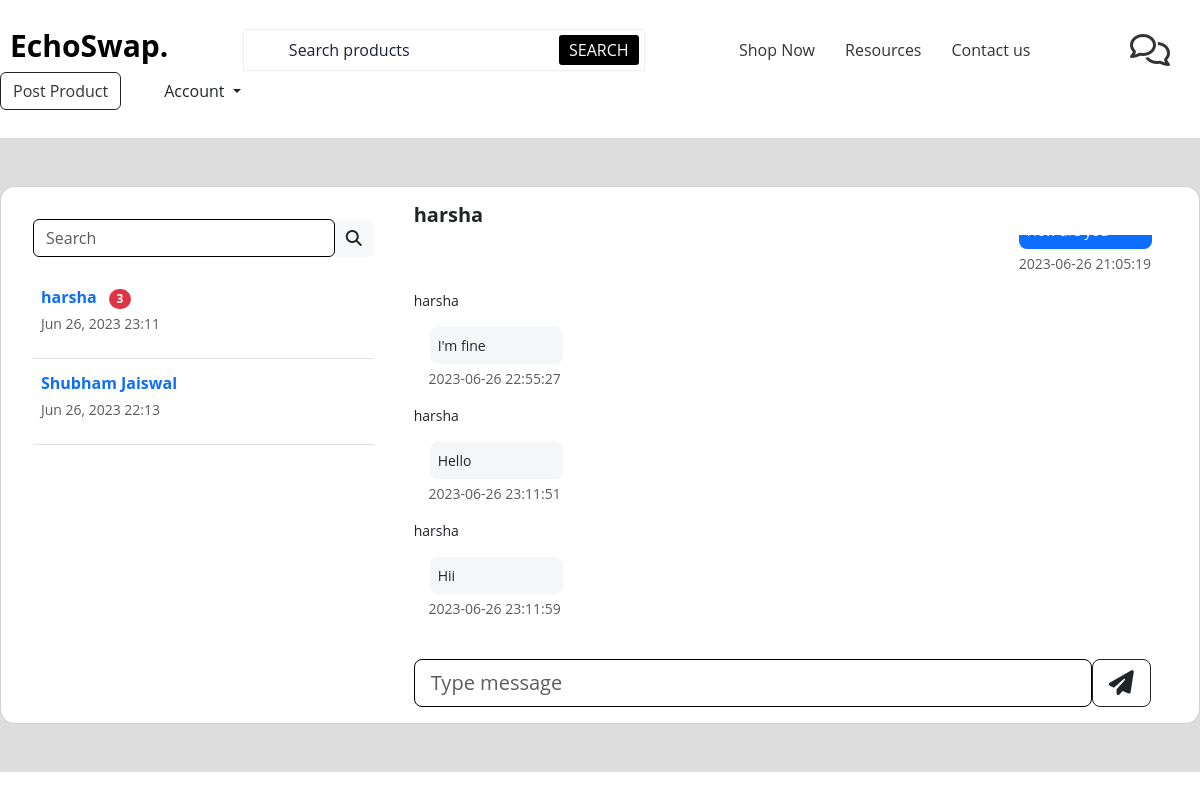
The page /chat.php?userid=sYSr37xTHr04py7RSWTT (signed in) on the database its author committed.
### tables this page shows
CREATE TABLE `users` (
  `id` varchar(255) NOT NULL,
  `name` varchar(255) NOT NULL,
  `number` bigint(255) NOT NULL,
  `email` varchar(255) NOT NULL,
  `password` varchar(255) NOT NULL
);

CREATE TABLE `chat` (
  `msd_id` int(11) NOT NULL,
  `sender_id` varchar(100) NOT NULL,
  `sender_name` varchar(255) NOT NULL,
  `receiver_id` varchar(100) NOT NULL,
  `receiver_name` varchar(255) NOT NULL,
  `msg_content` varchar(255) NOT NULL,
  `msg_status` text NOT NULL,
  `msg_date` timestamp NOT NULL DEFAULT current_timestamp()
);

### chat.php (the view, shortened to what this page needs)
<?php
include 'config.php';
if (isset($_COOKIE['user_id'])) {
    $user_id = $_COOKIE['user_id'];
} else {
    $user_id = '';
    header('location:login.php');
}
?>
<!DOCTYPE html>
<html lang="en">
<head>
    <link href="https://cdn.jsdelivr.net/npm/bootstrap@5.3.0/dist/css/bootstrap.min.css" rel="stylesheet"
 />
    <link rel="stylesheet" href="https://cdnjs.cloudflare.com/ajax/libs/font-awesome/6.2.0/css/all.min.css">
    <link rel="stylesheet" href="css/complete.css">
</head>
<body>
    <?php include "Header2.php" ?>
    <section style="background-color: #DDD;">
        <div class="chat_container py-5">
            <div class="row">
                <div class="col-md-12">
                    <div class="card" id="chat3" style="border-radius: 15px;">
                        <div class="card-body">
                            <div class="row">
                                <div class="col-md-6 col-lg-5 col-xl-4 mb-4 mb-md-0">
                                    <div class="p-3">
                                        <div class="input-group rounded mb-3">
                                            <input type="search" class="form-control rounded" placeholder="Search"
                                                aria-label="Search" aria-describedby="search-addon" />
                                            <span class="input-group-text border-0" id="search-addon">
                                                <i class="fas fa-search"></i>
                                            </span>
                                        </div>
                                        <div class="user_interface" data-mdb-perfect-scrollbar="true"
                                            style="position: relative; height: 400px">
                                            <ul class="list-unstyled mb-0">
                                                <?php
                                                $query = "SELECT DISTINCT users.id, users.name FROM users
                                                        LEFT JOIN chat ON users.id = chat.receiver_id
                                                        WHERE chat.sender_id = '$user_id' OR users.id IN (SELECT sender_id FROM chat WHERE receiver_id = '$user_id')
                                                        OR users.id = (SELECT sender_id FROM chat WHERE receiver_id = '$user_id' ORDER BY msg_date ASC LIMIT 1)
                                                        ORDER BY users.name ASC";
                                                $run_user = mysqli_query($conn, $query);
                                                while ($row = mysqli_fetch_assoc($run_user)) {
                                                    $userid = $row['id'];
                                                    $user_name = $row['name'];
                                                    $unread_query = "SELECT COUNT(*) AS unread_count, MAX(msg_date) AS last_msg_date FROM chat WHERE sender_id = '$userid' AND receiver_id = '$user_id' AND msg_status = 'unread'";
                                                    $run_unread = mysqli_query($conn, $unread_query);
                                                    $unread_row = mysqli_fetch_assoc($run_unread);
                                                    $unread_count = $unread_row['unread_count'];
                                                    $last_msg_date = $unread_row['last_msg_date'];
                                                    $chat_history_query = "SELECT MAX(msg_date) AS last_msg_date FROM chat WHERE (sender_id = '$userid' AND receiver_id = '$user_id') OR (sender_id = '$user_id' AND receiver_id = '$userid')";
                                                    $run_chat_history = mysqli_query($conn, $chat_history_query);
                                                    $chat_history_row = mysqli_fetch_assoc($run_chat_history);
                                                    $last_chat_date = $chat_history_row['last_msg_date'];
                                                    $display_date = ($last_msg_date != null) ? $last_msg_date : $last_chat_date;
                                                    echo '<li class="p-2 border-bottom">
                                                        <a href="chat.php?userid=' . $userid . '" class="d-flex justify-content-between">
                                                            <div class="d-flex flex-row">
                                                                <div class="pt-1">
                                                                    <p class="fw-bold mb-0"><a href="chat.php?userid=' . $userid . '" style="text-decoration:none">' . $user_name . '</a></p>
                                                                </div>';
                                                    if ($unread_count > 0) {
                                                        echo '<div class="pt-1" style="margin-left:12px">
                                                                        <span class="badge bg-danger rounded-pill">' . $unread_count . '</span>
                                                                    </div>';
                                                    }
                                                    echo '</div>
                                                            <div class="pt-1">
                                                                <p class="small text-muted">' . ($display_date ? date("M d, Y H:i", strtotime($display_date)) : "Just now") . '</p>
                                                            </div>
                                                        </a>
                                                    </li>';
                                                }
                                                ?>
                                            </ul>
                                        </div>
                                    </div>
                                </div>
                                <?php
                                if (isset($_GET['userid'])) {
                                    global $conn;
                                    $get_userid = $_GET['userid'];
                                    $get_user = "select * from users where id='$get_userid'";
                                    $run_user = mysqli_query($conn, $get_user);
                                    $row_user = mysqli_fetch_array($run_user);
                                    $username = $row_user['name'];
                                    $userid = $row_user['id'];
                                    ?>
                                    <div class="col-md-6 col-lg-7 col-xl-8">
                                        <div class="user_det">
                                            <h5 style="font-weight:bold">
                                                <?= $username ?>
                                            </h5>
                                        </div>
                                        <div class="pt-3 pe-3 chat_interface" data-mdb-perfect-scrollbar="true"
                                            style="position: relative; height: 400px" id="chatbox">
                                            <?php
                                            $sel_msg = "select * from chat where(sender_id='$user_id' AND receiver_id='$userid') OR (sender_id='$userid' AND receiver_id='$user_id') ORDER by 1 ASC";
                                            $run_msg = mysqli_query($conn, $sel_msg);
                                            while ($row_msg = mysqli_fetch_assoc($run_msg)) {
                                                $sender_name = $row_msg['sender_name'];
                                                $sender_id = $row_msg['sender_id'];
                                                $receiver_id = $row_msg['receiver_id'];
                                                $msg_content = $row_msg['msg_content'];
                                                $msg_date = $row_msg['msg_date'];
                                                if ($user_id == $sender_id and $userid == $receiver_id) {
                                                    echo '<div class="d-flex flex-row justify-content-end">
                                                <div>
                                                    <p class="small" style="text-align:right">' . $sender_name . '</p>
                                                    <p class="small p-2 me-3 mb-1 text-white rounded-3 bg-primary">' . $msg_content . '</p>
                                                    <p class="small me-3 mb-3 rounded-3 text-muted">' . $msg_date . '</p>
                                                </div>
                                            </div>';
                                                } else if ($userid == $sender_id and $user_id == $receiver_id) {
                                                    echo '<div class="d-flex flex-row justify-content-start">
                                            <div>
                                                <p class="small" style="text-align:left">' . $sender_name . '</p>
                                                <p class="small p-2 ms-3 mb-1 rounded-3"
                                                    style="background-color: #f5f6f7;">' . $msg_content . '</p>
                                                <p class="small ms-3 mb-3 rounded-3 text-muted float-end">' . $msg_date . '</p>
                                            </div>
                                        </div>';
                                                }
                                            } ?>
        </div>
                                        <div class="text-muted d-flex justify-content-start align-items-center pe-3 pt-3 mt-2">
                                            <form action="" method="post" name="messageForm">
                                                <div class="send_msg" style="float:left">
                                                    <input type="text" class="form-control form-control-lg"
                                                        id="exampleFormControlInput2" placeholder="Type message"
                                                        name="msg_content">
                                                </div>
                                                <button class="btn btn-outline-dark btn-lg" id="sendBtn" type="submit" name="submit"><i
                                                        class="fas fa-paper-plane fa-lg"></i></button>
                                            </form>
                                        </div>
                                    </div>
                                <?php } ?>
                            </div>
                        </div>
                    </div>
                </div>
            </div>
        </div>
    </section>
</body>
</html>

### css/complete.css (style rules this page uses)
* { margin: 0; padding: 0; box-sizing: border-box; outline: none; list-style: none; font-family: "Open Sans", sans-serif; }
::placeholder { color: #1d1e3c; opacity: 1; }
body { font-family: system-ui, -apple-system, BlinkMacSystemFont, "Segoe UI", Roboto, "Helvetica Neue", Arial, "Noto Sans", sans-serif, "Apple Color Emoji", "Segoe UI Emoji", "Segoe UI Symbol", "Noto Color Emoji"; }
#chat3 .form-control { border-color: black; }
.send_msg { width: 90%; }
#chat3 form { width: 100%; }
.chat_container { overflow: hidden; }
.user_interface { overflow-y: scroll; }
.chat_interface { overflow-y: scroll; }
.small { width: 90%; }

### rows shown on the page
users: name "harsha", unread_count "3", display_date "Jun 26, 2023 23:11"
users: name "Shubham Jaiswal", display_date "Jun 26, 2023 22:13"
chat: msg_date "2023-06-26 21:05:19"
chat: sender_name "harsha", msg_content "I'm fine", msg_date "2023-06-26 22:55:27"
chat: sender_name "harsha", msg_content "Hello", msg_date "2023-06-26 23:11:51"
chat: sender_name "harsha", msg_content "Hii", msg_date "2023-06-26 23:11:59"
